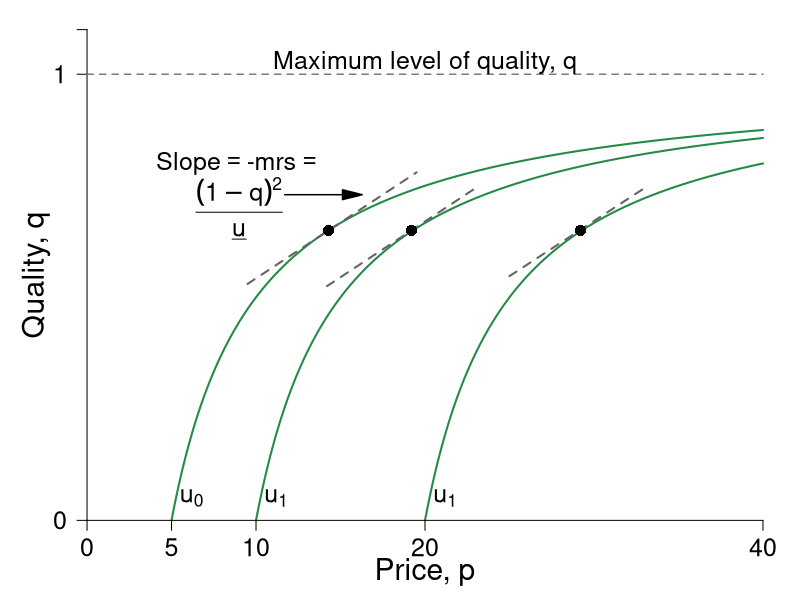

The R source for this figure:
require(ggplot2)
require(shape)
pdf(file = "information_power/ch11_fig3v2.pdf", width = 9, height = 7)

#Set parameters for graphics
pointsize <- 1.8
axislabelsize <- 1.8
labelsize <- 1.5
namesize <- 1.8
annotatesize <- 1.5
graphlinewidth <- 2
segmentlinewidth <- 1.5

#Parameters for figures
u1 <- 0
u2 <- 5
u3 <- 15
delta1 <- 5
delta2 <- 5
delta3 <- 5

indiffFn1 <- function(p, u1 = 0, delta1 = 5) {
  1 - (delta1) / (p - u1)
}

indiffFn2 <- function(p, u2 = 5, delta2 = 5) {
  1 - (delta2) / (p - u2)
}

indiffFn3 <- function(p, u3 = 15, delta3 = 5) {
  1 - (delta3) / (p - u3)
}

#The derivative for the function q = 1 - delta/(p - u) = delta/p - u)^2;
#From that we get the derivative and substitute in the relevant values
#for delta, u and p; that is we get a slope of 1/32
#But we also need the intercept; 0.375 above, or q/2 as it stood
tangentLine <- function(m, x, b){
  m*x + b
}

COL <- c("#bae4b3", "#74c476", "#238b45")
COLA <- c("#e0f3db", "#99d8c9","#66c2a4","#41ae76", "#238b45", "#005824")
COLB <- c("#c6dbef", "#4eb3d3", "#2b8cbe", "#0868ac","#084081")
COLC <- c("#fcfbfd", "#efedf5", "#dadaeb", "#bcbddc", "#9e9ac8", "#807dba", "#6a51a3", "#54278f", "#3f007d")
grays <- gray.colors(25, start = 1, end = 0)

par(mar =  c(3, 3, .5, .5))
xlims <- c(0, 40)
ylims <- c(0, 1.1)


plot(0, 0, xlim = xlims, ylim = ylims, type = "n",
     xlab = "",
     ylab = "",
     xaxt = "n", yaxt = "n", cex.lab = axislabelsize, bty = "n")

mtext(expression(paste("Price, ", p)), side=1, line = 1.5, cex = axislabelsize)
text(-3, ylims[2] - 0.5*(ylims[2] - ylims[1]), expression(paste("Quality, ", q)), xpd = TRUE, cex = axislabelsize, srt = 90) 


npts <- 500 
#xx1 <- seq(0, xlims[2], length.out = npts)
xx1 <- seq(u1 + delta1, xlims[2], length.out = npts)
xx2 <- seq(u2 + delta2, xlims[2], length.out = npts)
xx3 <- seq(u3 + delta3, xlims[2], length.out = npts)
xx4 <- seq(14.2, 23, 0.01)
xx5 <- seq(25, 33, 0.01)



#Draw the lines for the graphs
lines(xx1, indiffFn1(xx1), col = COLA[5], lwd = graphlinewidth)
lines(xx2, indiffFn2(xx2), col = COLA[5], lwd = graphlinewidth)
lines(xx3, indiffFn3(xx3), col = COLA[5], lwd = graphlinewidth)
segments(9.5, 0.53, 19.5, 0.78, lty = 2, col = grays[22], lwd = graphlinewidth)
lines(xx4, tangentLine(x = xx4, m = 0.025, b = 0.17), col = grays[22], lty = 2, lwd = graphlinewidth)
lines(xx5, tangentLine(x = xx5, m = 0.0247, b = -0.07), col = grays[22], lty = 2, lwd = graphlinewidth)
# segments(9.5, 0.53, 19.5, 0.78, lty = 2, col = grays[22], lwd = graphlinewidth)

#Customize ticks and labels for the plot
ticksy <- c(0, 1, 1.1)
ylabels <- c(0, 1, NA)
ticksx <- c(0, 5, 10, 20, 40)
xlabels <- c(0, 5, 10, 20, 40)
axis(1, at = ticksx, pos = 0, labels = xlabels, cex.axis = labelsize)
axis(2, at = ticksy, pos = 0, labels = ylabels, las = 1, cex.axis = labelsize)

#Annotation of the three indifference curves
text(6.2, 0.05, expression(paste(u[0])), cex = labelsize)
text(11.2, 0.05, expression(paste(u[1])), cex = labelsize)
text(21.2, 0.05, expression(paste(u[1])), cex = labelsize)

#Line for the max quality, q = 1 
segments(0, 1, 40, 1, lty = 2, col = grays[20], lwd = segmentlinewidth)

#Annotating line of 100% quality
text(20, 1.025, expression(paste("Maximum level of quality, q")), cex = labelsize)

#Add a point for the tangency
points(14.3, 0.65, pch = 16, col = "black", cex = 1.5)
points(19.2, 0.65, pch = 16, col = "black", cex = 1.5)
points(29.2, 0.65, pch = 16, col = "black", cex = 1.5)



#Arrow to Slope of BRF
Arrows(11.7, .73, 15.7, .73, col = "black", lty = 1, lwd = 1.5, arr.type = "triangle")
text(9, 0.8, expression(paste("Slope", phantom() == phantom(), "-mrs",phantom() == phantom())), cex = labelsize)
text(9, 0.7, expression(paste(frac((1-q)^2, underline(u)))), cex = labelsize)
#text(5, 0.8, expression(paste(" = ", frac((1-q)^2,  underline("u")))), cex = labelsize)
dev.off()
